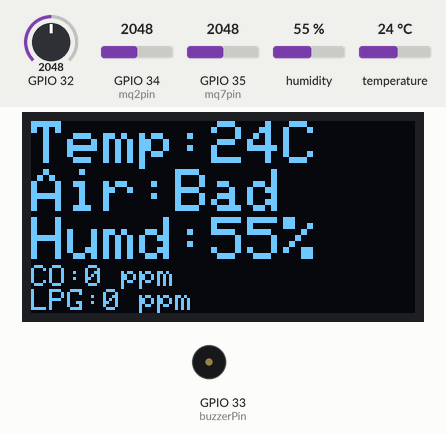
Bench run of a sketch on a simulated ESP32. Shown: 128×64 one-colour display, buzzer (waves = sounding). The test bench sets the inputs (shaded band); at power-on: GPIO 32 = 2048, humidity 55 %, GPIO 34 (mq2pin) = 2048, GPIO 35 (mq7pin) = 2048, temperature 24 °C. Nothing arrives over Bluetooth unless stated; a phone connects over Bluetooth LE 3 s after start; what the sketch prints to the serial monitor is not drawn.

Above: at 11.3 s.
11.4 s: GPIO 32 set to 830
13.5 s: GPIO 32 set to 749
At 15.4 s:
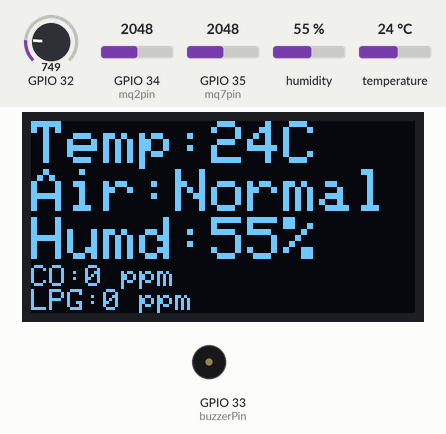
15.9 s: humidity set to 64 %
At 17.8 s:
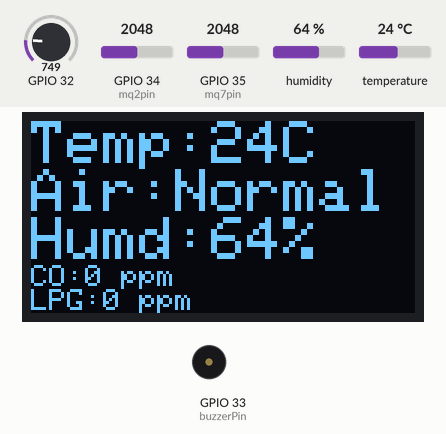
18.1 s: humidity set to 67 %
At 19.5 s:
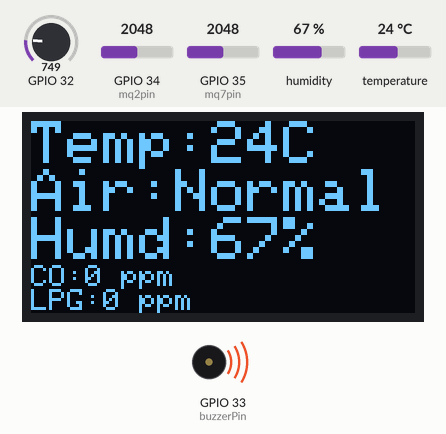
21.2 s: GPIO 32 set to 126
25.3 s: GPIO 32 set to 106
At 27.2 s:
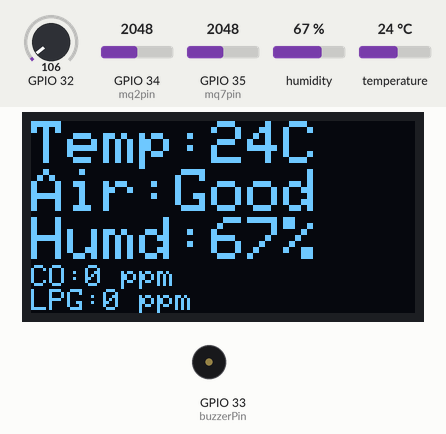
Timing chart, 0 to 28.7 s (numbered marks = the images above; inputs shaded):
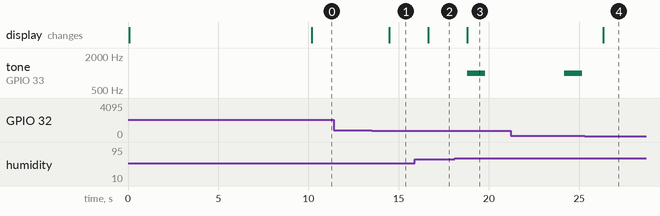

Measured:
- the behaviour switches between 800 and 799 on GPIO 32 (found by bisection; images 0 and 1)
- the behaviour switches between 65 and 66 % on humidity (found by bisection; images 2 and 3)
- the behaviour switches between 120 and 119 on GPIO 32 (found by bisection; images 3 and 4)
- after the input at 11.4 s, every drawn part: stays the same
- after the input at 13.5 s, the display: changes after 0.99 s (image 1)
- after the input at 15.9 s, the display: changes after 0.74 s (image 2)
- after the input at 18.1 s, tone on GPIO 33 (buzzerPin): silent → 1000 Hz after 0.69 s, → silent 1.0 s later; the display: changes after 0.69 s (image 3)
- after the input at 25.3 s, the display: changes after 1.0 s (image 4)

The sketch:

final2.ino
```cpp
#include <BLEDevice.h>
#include <BLEServer.h>
#include <BLEUtils.h>
#include <BLE2902.h>
#include <Adafruit_GFX.h>
#include <Adafruit_SH1106.h>
#include "ClosedCube_HDC1080.h"
#include "EasyBuzzer.h"
#include <stdlib.h>

unsigned int frequency = 1000;
unsigned int beeps = 5;
unsigned int duration = 1000;
int buzzerPin = 33;
bool isWarned = false;

char *SUUID = "4fafc201-1fb5-459e-8fcc-c5c9c331914b";
char *CUUID = "beb5483e-36e1-4688-b7f5-ea07361b26a8";
BLEServer* ps = NULL;
BLECharacteristic* pc = NULL;

float sensor_volt_mq2;
float RS_air_mq2; //  Get the value of RS via in a clear air
float R0_mq2;  // Get the value of R0 via in Alcohol
float sensorValue_mq2;
int mq2pin = 34;
int mq2ppm;

float sensor_volt_mq7;
float RS_air_mq7; //  Get the value of RS via in a clear air
float R0_mq7;  // Get the value of R0 via in Alcohol
float sensorValue_mq7;
int mq7pin = 35;
int mq7ppm;

int sensorValue_mq135;

float LPGCurve[3]  =  {2.3,0.21,-0.47};
float COCurve[3]  =  {1.7,0.20,-0.66};

int temperature;
int humidity;

Adafruit_SH1106 display(21, 22);
ClosedCube_HDC1080 hdc1080;

void showAlarm(void);
void readSensors(void);
long ratioToPpm(float rs_ro_ratio, float *pcurve, bool isMQ2);
void calibrateSensors(void);
void heatUpSensors(void);

class MyServerCallbacks: public BLEServerCallbacks {
    void onConnect(BLEServer* ps) {
      BLEDevice::startAdvertising();
    };
    void onDisconnect(BLEServer* ps) {
    }
};

class MyCallbacks: public BLECharacteristicCallbacks {
    void onWrite(BLECharacteristic *pc) {
      std::string value = pc->getValue();

      if (value.length() > 0) {
        Serial.print("New value: ");
        for (int i = 0; i < value.length(); i++)
          Serial.print(value[i]);

        Serial.println("");
      }
    }

    void onRead(BLECharacteristic *pc) {
      std::string value = pc->getValue();

      if (value.length() > 0) {
        for (int i = 0; i < value.length(); i++)
          Serial.print(value[i]);
      }
    }
};

/* create a hardware timer */
hw_timer_t * timer = NULL;

void IRAM_ATTR onTimer(){
  Serial.println("Done!");
  digitalWrite(33, LOW);
}

void done() {
  Serial.println("Done!");
  digitalWrite(33, LOW);
}


void setup(){
  Serial.begin(115200);

  EasyBuzzer.setPin(buzzerPin);

  display.begin(SH1106_SWITCHCAPVCC, 0x3C);  // initialize with the I2C addr 0x3D (for the 128x64)

  hdc1080.begin(0x40);

  BLEDevice::init("AirQua");
  ps = BLEDevice::createServer();
  ps->setCallbacks(new MyServerCallbacks());
  BLEService *pService = ps->createService(SUUID);
  pc = pService->createCharacteristic(
                      CUUID,
                      BLECharacteristic::PROPERTY_READ   |
                      BLECharacteristic::PROPERTY_WRITE  |
                      BLECharacteristic::PROPERTY_NOTIFY |
                      BLECharacteristic::PROPERTY_INDICATE
                    );
  pc->setCallbacks(new MyCallbacks());
  pc->addDescriptor(new BLE2902());
  pService->start();
  BLEAdvertising *pAdvertising = BLEDevice::getAdvertising();
  pAdvertising->addServiceUUID(SUUID);
  pAdvertising->setScanResponse(false);
  pAdvertising->setMinPreferred(0x0);  // set value to 0x00 to not advertise this parameter
  BLEDevice::startAdvertising();
  Serial.println("Waiting a client connection to notify...");

  delay(20);

  display.clearDisplay();
  display.setTextSize(1.50);
  display.setTextColor(WHITE);
  display.setCursor(0,0);
  display.println("Initializing...");
  display.display();

  heatUpSensors();
  calibrateSensors();

  /*timer = timerBegin(0, 80, true);
  timerAttachInterrupt(timer, &onTimer, true);
  timerAlarmWrite(timer, 1000000, true);
  timerAlarmEnable(timer);*/
}
char buffer[8];
char buffer1[8];
char buffer2[8];
char buffer3[8];
char buffer4[8];
char buff[40];
int idx;
int mytimer = 0;

void alarmSet(){
  if(isWarned){
    mytimer++;
  }
  if(mytimer >= 5){
    mytimer = 0;
    isWarned = false;
  }
  //Serial.println("Done!");
  digitalWrite(33, LOW);
}

char *voltageToQua(){
  if(sensorValue_mq135 < 120){
    return "Good";
  } else if(sensorValue_mq135 < 800){
    return "Normal";
  } else {
    return "Bad";
  }
}

void loop(){

  alarmSet();
  EasyBuzzer.update();
  readSensors();
  testscrolltext();

  buff[0]= '\0';

  itoa (temperature,buffer,10);
  itoa (humidity,buffer1,10);
  itoa (mq2ppm,buffer2,10);
  itoa (mq7ppm,buffer3,10);

  strcat(buff, buffer);
  strcat(buff, "#");
  strcat(buff, buffer1);
  strcat(buff, "#");
  strcat(buff, buffer2);
  strcat(buff, "#");
  strcat(buff, buffer3);
  strcat(buff, "#");
  strcat(buff, voltageToQua());

  Serial.println(buff);
  pc->setValue((buff));
  pc->notify();

  showAlarm();

  delay(1000);
}

void heatUpSensors(){
  Serial.println("Sensors Heating Up!");
  hdc1080.heatUp(20);
}

void calibrateSensors(){
  for(int x = 0 ; x < 100 ; x++){
    sensorValue_mq2 = sensorValue_mq2 + analogRead(mq2pin);
    sensorValue_mq7 = sensorValue_mq7 + analogRead(mq7pin);
    delay(100);
  }
  sensorValue_mq2 = sensorValue_mq2/100.0;
  sensor_volt_mq2 = sensorValue_mq2/4096*5.0; //esp32 has 12 bit ADC
  RS_air_mq2 = (5.0-sensor_volt_mq2)/sensor_volt_mq2; // omit *RL
  sensorValue_mq7 = sensorValue_mq7/100.0;
  sensor_volt_mq7 = sensorValue_mq7/4096*5.0; //esp32 has 12 bit ADC
  RS_air_mq7 = (5.0-sensor_volt_mq7)/sensor_volt_mq7; // omit *RL

  R0_mq2 = RS_air_mq2/10.0; // The ratio of RS/R0 is 10 in a clear air (MQ2)
  R0_mq7 = RS_air_mq7/28.0; // The ratio of RS/R0 is 28 in a clear air (MQ7)

  Serial.print("sensor_volt_mq2 = ");
  Serial.print(sensor_volt_mq2);
  Serial.println("V_mq2");
  Serial.print("sensor_volt_mq7 = ");
  Serial.print(sensor_volt_mq7);
  Serial.println("V_mq7");

  Serial.print("R0_mq2 = ");
  Serial.println(R0_mq2);
  Serial.print("R0_mq7 = ");
  Serial.println(R0_mq7);
  //delay(1000);
}

void readSensors(){

  sensorValue_mq135 = analogRead(32);
  Serial.print("sensorValue_mq135 = ");
  Serial.println(sensorValue_mq135);

  temperature = hdc1080.readTemperature();
  Serial.println("temp :" + (String)temperature + " C");
  humidity = hdc1080.readHumidity();
  Serial.println("humd: " + (String)humidity + " %");

  float sensor_volt_mq2, sensor_volt_mq7 ;
  float RS_gas_mq2, RS_gas_mq7 ; // Get value of RS in a GAS
  float mq2ratio, mq7ratio; // Get ratio RS_GAS/RS_air
  int mq2sensorValue = analogRead(mq2pin);
  int mq7sensorValue = analogRead(mq7pin);

  sensor_volt_mq2=(float)mq2sensorValue/4096*5.0;
  RS_gas_mq2 = (5.0-sensor_volt_mq2)/sensor_volt_mq2; // omit *RL
  sensor_volt_mq7=(float)mq7sensorValue/4096*5.0;
  RS_gas_mq7 = (5.0-sensor_volt_mq7)/sensor_volt_mq7; // omit *RL

  mq2ratio = RS_gas_mq2/R0_mq2;  // ratio = RS/R0
  mq7ratio = RS_gas_mq7/R0_mq7;  // ratio = RS/R0

  mq2ppm = ratioToPpm(mq2ratio , LPGCurve, true);
  mq7ppm = ratioToPpm(mq7ratio , COCurve, false);

  Serial.print("sensor_volt_mq2 = ");
  Serial.println(sensor_volt_mq2);
  Serial.print("RS_ratio_mq2 = ");
  Serial.println(RS_gas_mq2);
  Serial.print("Rs/R0_mq2 = ");
  Serial.println(mq2ratio);
  Serial.print("ppmmq2 = ");
  Serial.println(mq2ppm);

  Serial.print("sensor_volt_mq7 = ");
  Serial.println(sensor_volt_mq7);
  Serial.print("RS_ratio_mq7 = ");
  Serial.println(RS_gas_mq7);
  Serial.print("Rs/R0_mq7 = ");
  Serial.println(mq7ratio);
  Serial.print("ppmmq7 = ");
  Serial.println(mq7ppm);

  //Serial.print("\n");

}

void testscrolltext() {
  Serial.println("Screen printing...");
  display.clearDisplay();
  display.setTextSize(2);

  display.setTextColor(WHITE);
  display.setCursor(0,0);
  display.println("Temp:" + (String)temperature +"C");  //°
  //display.println(temperature);
  display.setCursor(0,16);
  display.println("Air:" + (String)voltageToQua() );
  //display.println(humidity);
  display.setCursor(0,32);
  display.println("Humd:" + (String)humidity + "%");
  //
  display.setTextSize(1);
  display.setCursor(0,48);
  display.println("CO:" + (String)mq7ppm + " ppm");
  display.setCursor(0,56);
  display.println("LPG:" + (String)mq2ppm + " ppm");
  display.display();

}

long ratioToPpm(float rs_ro_ratio, float *pcurve, bool isMQ2){
  int ppm = (pow(10,( ((log(rs_ro_ratio)-pcurve[1])/pcurve[2]) + pcurve[0])));

  if(isMQ2){
    if(ppm > 10000)
      ppm = 10000;
  } else {
    if(ppm > 4000)
      ppm = 4000;
  }
  return ppm;
}


void showAlarm(){
  if(isWarned)
    return;
  if(humidity>65){
   // EasyBuzzer.beep(frequency, beeps);
   EasyBuzzer.singleBeep(
    frequency,  // Frequency in hertz(HZ).
    duration   // Duration of the beep in milliseconds(ms).
  );
    isWarned = true;
  } else if(mq7ppm>300){
    //EasyBuzzer.beep(frequency, beeps);
    EasyBuzzer.singleBeep(
    frequency,  // Frequency in hertz(HZ).
    duration   // Duration of the beep in milliseconds(ms).
    //done
  );
    isWarned = true;
  }
}
```
